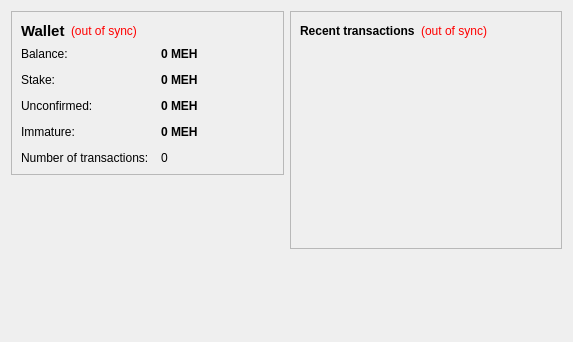
<?xml version="1.0" encoding="UTF-8"?>
<ui version="4.0">
 <class>OverviewPage</class>
 <widget class="QWidget" name="OverviewPage">
  <property name="geometry">
   <rect>
    <x>0</x>
    <y>0</y>
    <width>573</width>
    <height>342</height>
   </rect>
  </property>
  <property name="windowTitle">
   <string>Form</string>
  </property>
  <layout class="QHBoxLayout" name="horizontalLayout" stretch="1,1">
   <item>
    <layout class="QVBoxLayout" name="verticalLayout_2">
     <item>
      <widget class="QFrame" name="frame">
       <property name="frameShape">
        <enum>QFrame::StyledPanel</enum>
       </property>
       <property name="frameShadow">
        <enum>QFrame::Raised</enum>
       </property>
       <layout class="QVBoxLayout" name="verticalLayout_4">
        <item>
         <layout class="QHBoxLayout" name="horizontalLayout_4">
          <item>
           <widget class="QLabel" name="label_5">
            <property name="font">
             <font>
              <pointsize>11</pointsize>
              <weight>75</weight>
              <bold>true</bold>
             </font>
            </property>
            <property name="text">
             <string>Wallet</string>
            </property>
           </widget>
          </item>
          <item>
           <widget class="QLabel" name="labelWalletStatus">
            <property name="toolTip">
             <string>The displayed information may be out of date. Your wallet automatically synchronizes with the EcoCoin network after a connection is established, but this process has not completed yet.</string>
            </property>
            <property name="styleSheet">
             <string notr="true">QLabel { color: red; }</string>
            </property>
            <property name="text">
             <string notr="true">(out of sync)</string>
            </property>
            <property name="alignment">
             <set>Qt::AlignLeading|Qt::AlignLeft|Qt::AlignVCenter</set>
            </property>
           </widget>
          </item>
          <item>
           <spacer name="horizontalSpacer_2">
            <property name="orientation">
             <enum>Qt::Horizontal</enum>
            </property>
            <property name="sizeHint" stdset="0">
             <size>
              <width>40</width>
              <height>20</height>
             </size>
            </property>
           </spacer>
          </item>
         </layout>
        </item>
        <item>
         <layout class="QFormLayout" name="formLayout_2">
          <property name="fieldGrowthPolicy">
           <enum>QFormLayout::AllNonFixedFieldsGrow</enum>
          </property>
          <property name="horizontalSpacing">
           <number>12</number>
          </property>
          <property name="verticalSpacing">
           <number>12</number>
          </property>
          <item row="0" column="0">
           <widget class="QLabel" name="label">
            <property name="text">
             <string>Balance:</string>
            </property>
           </widget>
          </item>
          <item row="0" column="1">
           <widget class="QLabel" name="labelBalance">
            <property name="font">
             <font>
              <weight>75</weight>
              <bold>true</bold>
             </font>
            </property>
            <property name="cursor">
             <cursorShape>IBeamCursor</cursorShape>
            </property>
            <property name="toolTip">
             <string>Your current balance</string>
            </property>
            <property name="text">
             <string notr="true">0 MEH</string>
            </property>
            <property name="textInteractionFlags">
             <set>Qt::LinksAccessibleByMouse|Qt::TextSelectableByKeyboard|Qt::TextSelectableByMouse</set>
            </property>
           </widget>
          </item>
          <item row="1" column="0">
           <widget class="QLabel" name="label_6">
            <property name="text">
             <string>Stake:</string>
            </property>
           </widget>
          </item>
          <item row="1" column="1">
           <widget class="QLabel" name="labelStake">
            <property name="font">
             <font>
              <weight>75</weight>
              <bold>true</bold>
             </font>
            </property>
            <property name="cursor">
             <cursorShape>IBeamCursor</cursorShape>
            </property>
            <property name="toolTip">
             <string>Total of coins that was staked, and do not yet count toward the current balance</string>
            </property>
            <property name="text">
             <string notr="true">0 MEH</string>
            </property>
            <property name="textInteractionFlags">
             <set>Qt::LinksAccessibleByMouse|Qt::TextSelectableByKeyboard|Qt::TextSelectableByMouse</set>
            </property>
           </widget>
          </item>
          <item row="2" column="0">
           <widget class="QLabel" name="label_3">
            <property name="text">
             <string>Unconfirmed:</string>
            </property>
           </widget>
          </item>
          <item row="2" column="1">
           <widget class="QLabel" name="labelUnconfirmed">
            <property name="font">
             <font>
              <weight>75</weight>
              <bold>true</bold>
             </font>
            </property>
            <property name="cursor">
             <cursorShape>IBeamCursor</cursorShape>
            </property>
            <property name="toolTip">
             <string>Total of transactions that have yet to be confirmed, and do not yet count toward the current balance</string>
            </property>
            <property name="text">
             <string notr="true">0 MEH</string>
            </property>
            <property name="textInteractionFlags">
             <set>Qt::LinksAccessibleByMouse|Qt::TextSelectableByKeyboard|Qt::TextSelectableByMouse</set>
            </property>
           </widget>
          </item>
          <item row="3" column="0">
           <widget class="QLabel" name="labelImmatureText">
            <property name="text">
             <string>Immature:</string>
            </property>
           </widget>
          </item>
          <item row="3" column="1">
           <widget class="QLabel" name="labelImmature">
            <property name="font">
             <font>
              <weight>75</weight>
              <bold>true</bold>
             </font>
            </property>
            <property name="toolTip">
             <string>Mined balance that has not yet matured</string>
            </property>
            <property name="text">
             <string notr="true">0 MEH</string>
            </property>
            <property name="textInteractionFlags">
             <set>Qt::LinksAccessibleByMouse|Qt::TextSelectableByKeyboard|Qt::TextSelectableByMouse</set>
            </property>
           </widget>
          </item>
          <item row="4" column="0">
           <widget class="QLabel" name="label_2">
            <property name="text">
             <string>Number of transactions:</string>
            </property>
           </widget>
          </item>
          <item row="4" column="1">
           <widget class="QLabel" name="labelNumTransactions">
            <property name="toolTip">
             <string>Total number of transactions in wallet</string>
            </property>
            <property name="text">
             <string notr="true">0</string>
            </property>
           </widget>
          </item>
         </layout>
        </item>
       </layout>
      </widget>
     </item>
     <item>
      <spacer name="verticalSpacer">
       <property name="orientation">
        <enum>Qt::Vertical</enum>
       </property>
       <property name="sizeHint" stdset="0">
        <size>
         <width>20</width>
         <height>40</height>
        </size>
       </property>
      </spacer>
     </item>
    </layout>
   </item>
   <item>
    <layout class="QVBoxLayout" name="verticalLayout_3">
     <item>
      <widget class="QFrame" name="frame_2">
       <property name="frameShape">
        <enum>QFrame::StyledPanel</enum>
       </property>
       <property name="frameShadow">
        <enum>QFrame::Raised</enum>
       </property>
       <layout class="QVBoxLayout" name="verticalLayout">
        <item>
         <layout class="QHBoxLayout" name="horizontalLayout_2">
          <item>
           <widget class="QLabel" name="label_4">
            <property name="text">
             <string>&lt;b&gt;Recent transactions&lt;/b&gt;</string>
            </property>
           </widget>
          </item>
          <item>
           <widget class="QLabel" name="labelTransactionsStatus">
            <property name="toolTip">
             <string>The displayed information may be out of date. Your wallet automatically synchronizes with the EcoCoin network after a connection is established, but this process has not completed yet.</string>
            </property>
            <property name="styleSheet">
             <string notr="true">QLabel { color: red; }</string>
            </property>
            <property name="text">
             <string notr="true">(out of sync)</string>
            </property>
            <property name="alignment">
             <set>Qt::AlignRight|Qt::AlignTrailing|Qt::AlignVCenter</set>
            </property>
           </widget>
          </item>
          <item>
           <spacer name="horizontalSpacer">
            <property name="orientation">
             <enum>Qt::Horizontal</enum>
            </property>
            <property name="sizeHint" stdset="0">
             <size>
              <width>40</width>
              <height>20</height>
             </size>
            </property>
           </spacer>
          </item>
         </layout>
        </item>
        <item>
         <widget class="QListView" name="listTransactions">
          <property name="styleSheet">
           <string notr="true">QListView { background: transparent; }</string>
          </property>
          <property name="frameShape">
           <enum>QFrame::NoFrame</enum>
          </property>
          <property name="verticalScrollBarPolicy">
           <enum>Qt::ScrollBarAlwaysOff</enum>
          </property>
          <property name="horizontalScrollBarPolicy">
           <enum>Qt::ScrollBarAlwaysOff</enum>
          </property>
          <property name="selectionMode">
           <enum>QAbstractItemView::NoSelection</enum>
          </property>
         </widget>
        </item>
       </layout>
      </widget>
     </item>
     <item>
      <spacer name="verticalSpacer_2">
       <property name="orientation">
        <enum>Qt::Vertical</enum>
       </property>
       <property name="sizeHint" stdset="0">
        <size>
         <width>20</width>
         <height>40</height>
        </size>
       </property>
      </spacer>
     </item>
    </layout>
   </item>
  </layout>
 </widget>
 <resources/>
 <connections/>
</ui>
